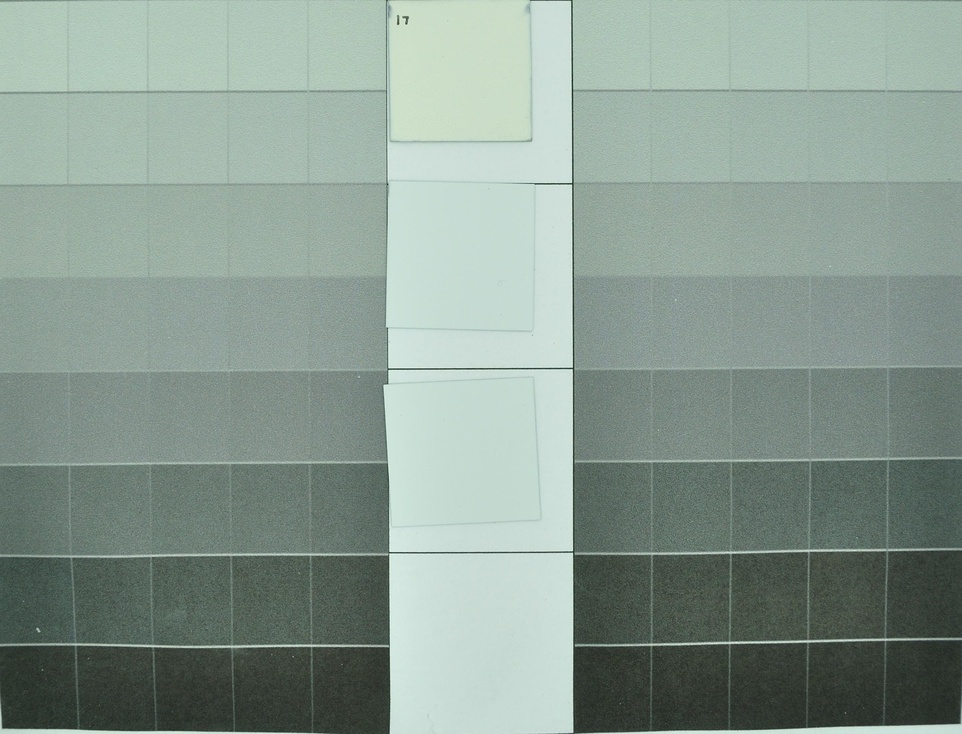
#> input picture precrop_1.jpg, 962 x 734 px, shrunk from 2591 x 1977 before the run
$ python autocrop.py
#> lines starting #> are read from the running program, lines starting #| are printed output that depends on the picture; after the words box and inside, x2 and y2 are one past the last pixel; in counts of white or black regions, pixels touching at a corner belong together
#> further down, image is the input picture: PIL image 962x734 RGB; mean R, G, B 137.8, 154.7, 145.4
import numpy as np
import math
from PIL import Image
import matplotlib.pyplot as plt

filepath = "edge_detection_images/"
output = "precrop_images/"
suffix = ".JPG"
threshold = 50  # threshould for darkness
obviousness = 100  # number of the pixels that triggers the detection
n_file = 1

# edge detection


def find_line(vals):
    for i, tmp in enumerate(vals):
        tmp.sort()
        average = float(sum(tmp[:obviousness])) / len(tmp[:obviousness])
        if average <= threshold:
            return i
    return i

# get the outline of the target region


def find_border(img):
    width, height = img.size
#> width = 962; height = 734
    retval = [0, 0, width, height]
#> retval = [0, 0, 962, 734]

    pixels = list(img.getdata())
#> pixels = 706108 items
    vals = []  # store the value of the darkest color
    for pixel in pixels:
        vals.append(min(pixel))
#> this loop made 706108 passes
#> pixel on passes 1 to 3: (123, 144, 127), (116, 137, 120), (118, 139, 122)
#> after the loop, vals = 706108 items

    # make 2d array
    vals = np.array([vals[i * width:(i + 1) * width] for i in range(height)])
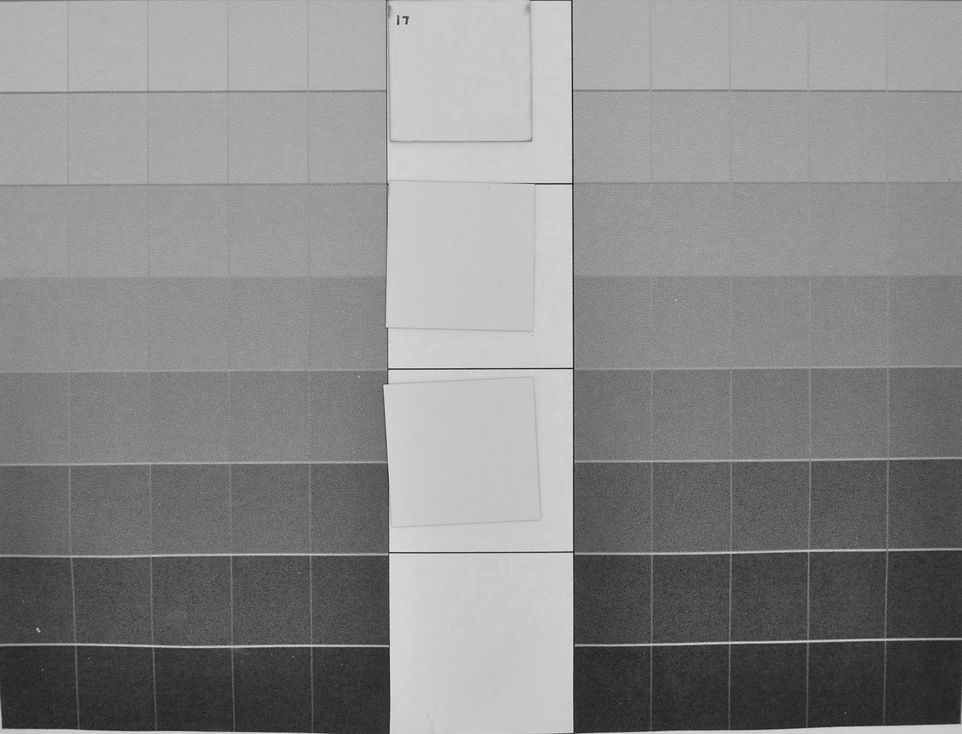
#> vals: shape (734, 962) int64; min 22, max 233, mean 137.6

    # start with upper bounds
    forupper = vals.copy()
    retval[1] = find_line(forupper)
#> the loop in find_line, `for i, tmp in enumerate(vals):` made 642 passes
#> average on passes 1 to 3: 106.1, 148.1, 160.9
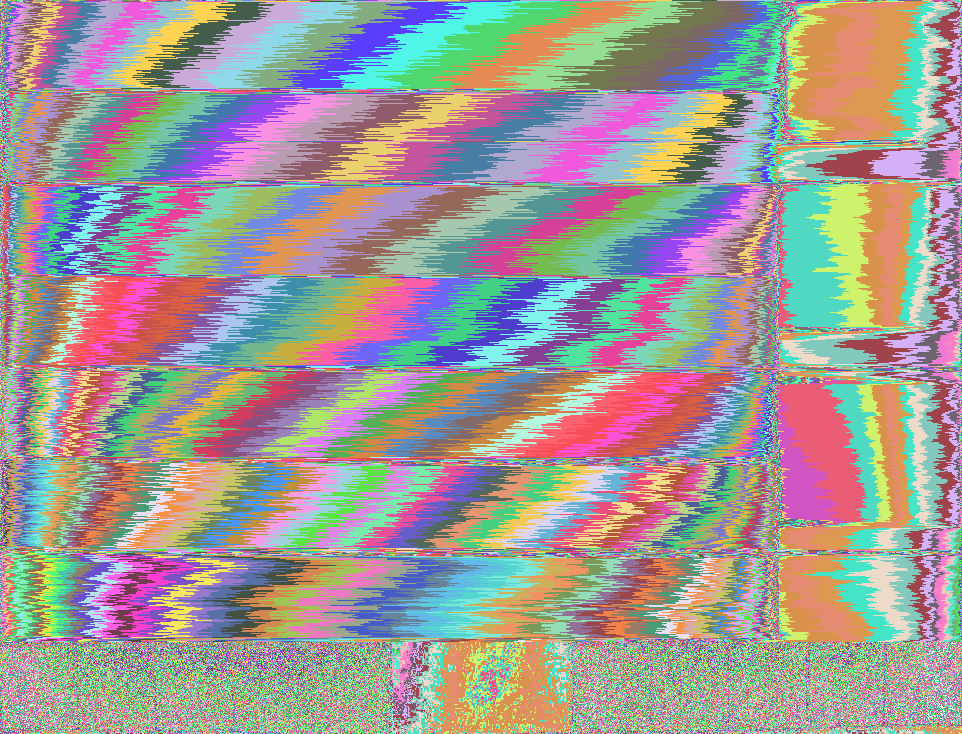
#> forupper: shape (734, 962) int64; 211 distinct labels, from 22 to 233; one colour per label, 0 black

    # next, do lower bounds
    forlower = vals.copy()
    forlower = np.flipud(forlower)
    retval[3] = height - find_line(forlower)
#> the loop in find_line, `for i, tmp in enumerate(vals):` made 3 passes
#> average on passes 1 to 3: 78.42, 51.95, 43.04
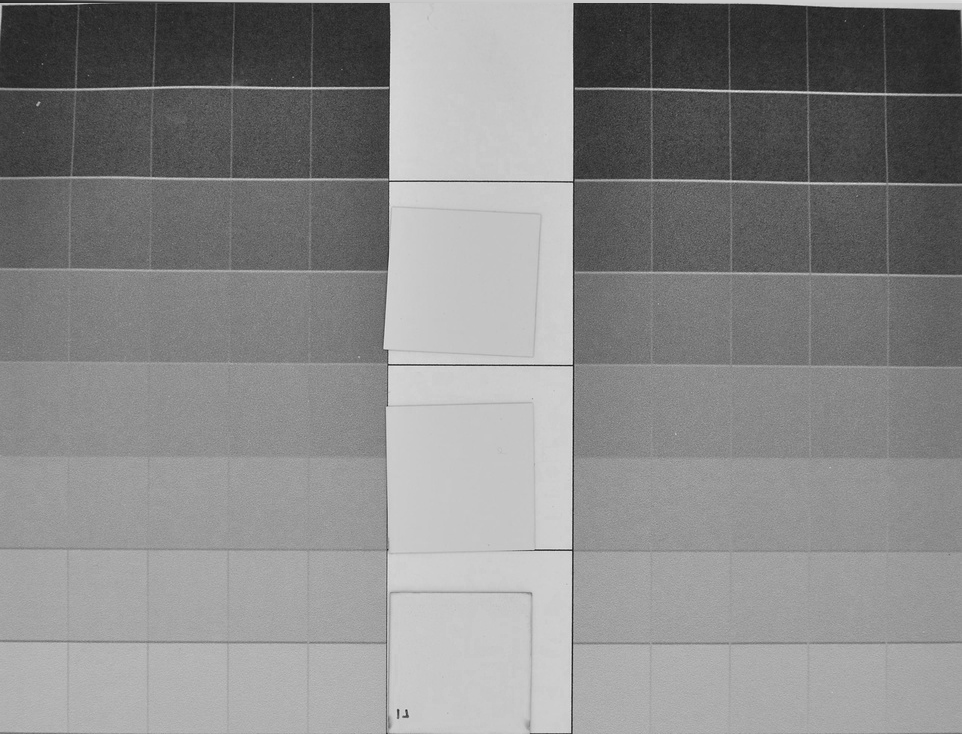
#> forlower: shape (734, 962) int64; min 22, max 233, mean 137.6

    # left edge, same as before but roatate the data so left edge is top edge
    forleft = vals.copy()
    forleft = np.swapaxes(forleft, 0, 1)
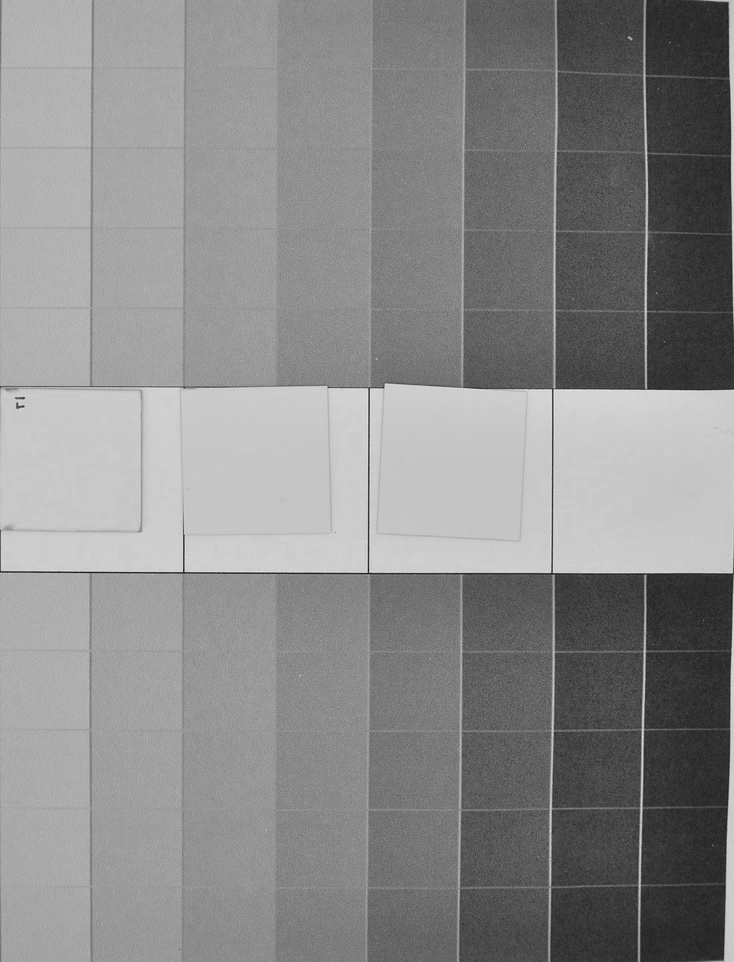
#> forleft: shape (962, 734) int64; min 22, max 233, mean 137.6
    retval[0] = find_line(forleft)
#> the loop in find_line, `for i, tmp in enumerate(vals):` made 4 passes
#> average on passes 1 to 4: 57.16, 54.37, 50.55, 49.92
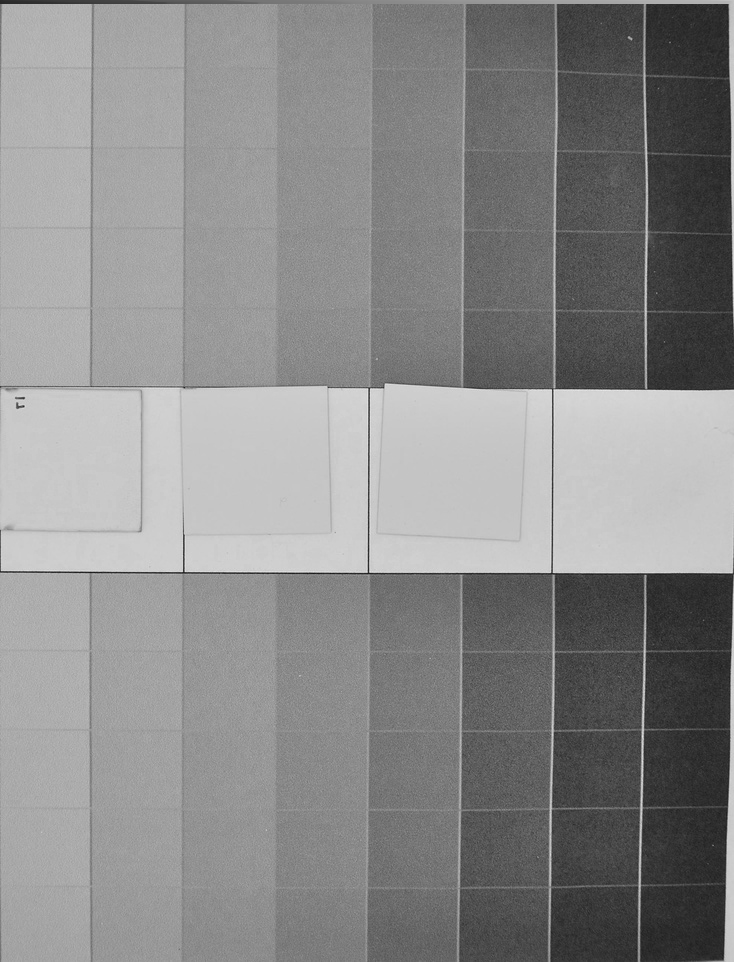
#> forleft: shape (962, 734) int64; 0.41% of pixels changed, all inside (x1, y1, x2, y2) = (0, 0, 734, 4)

    # and right edge is bottom edge of rotated array
    forright = vals.copy()
    forright = np.swapaxes(forright, 0, 1)
    forright = np.flipud(forright)
    retval[2] = width - find_line(forright)
#> the loop in find_line, `for i, tmp in enumerate(vals):` made 2 passes
#> average on passes 1 to 2: 53.51, 48.93
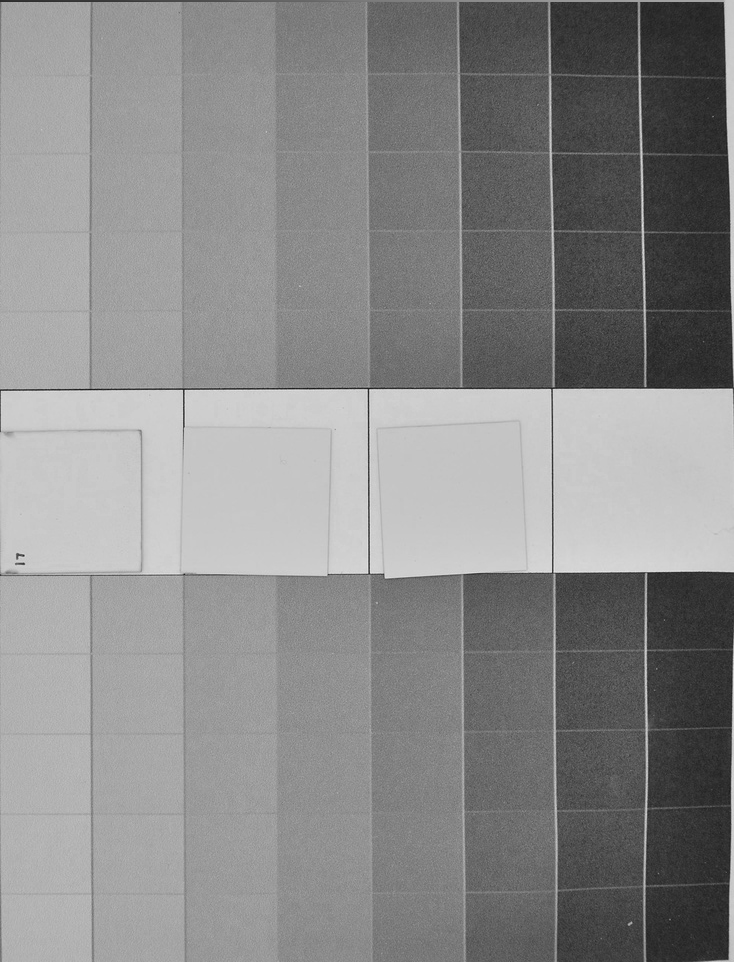
#> forright: shape (962, 734) int64; min 22, max 233, mean 137.6

    if retval[0] >= retval[2] or retval[1] >= retval[3]:
        print ("error, bounding box is not legit")
        return None
    return tuple(retval)


if __name__ == '__main__':
    for j in range(n_file):
        # [6 lines of commented-out code are left out]
        image = Image.open("precrop_1.jpg")
        box = find_border(image)
#> box = (3, 641, 961, 732)
        result = image.crop(box)
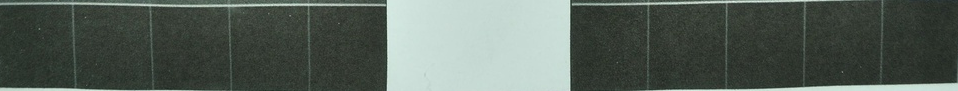
#> result: PIL image 958x91 RGB; mean R, G, B 85.8, 96.2, 88.6
        result.show()
